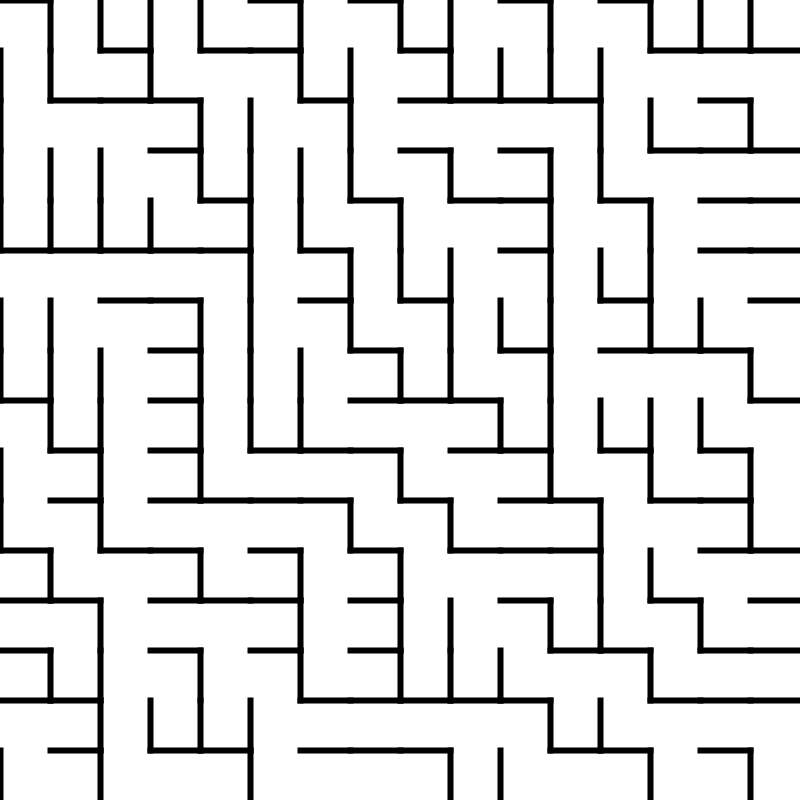
Frame 1 (no input)
Frame 60 (the mouse pressed at the canvas centre just before this capture): identical to frame 1, image omitted
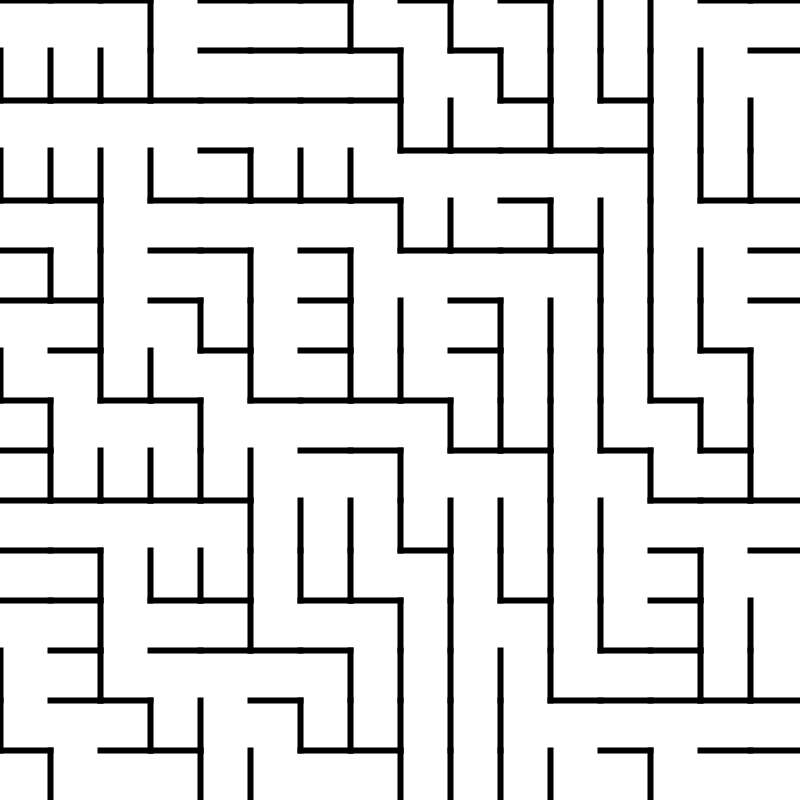
Frame 120 (the mouse held since frame 60 and released just before this capture)

The Processing sketch that drew these frames (run headless with seeded random() and noise(); from frame 60 on, the mouse is pressed at the canvas centre):

// Processing sketch: week04_alptugan_Truchet_Tiles_interactive_04
// ── week04_alptugan_Truchet_Tiles_interactive_04.pde
// Declare starting point of the lines
int xStart;
int yStart;
int xEnd;
int yEnd;

int tileSize;
int randomSeedVal;
// setup function runs once, when the program starts
void setup() {
  // set window position on screen
  surface.setLocation(0, 200);

  //Set window size
  size(800, 800);

  // set background color
  background(#ffffff);

  // Set the square tile size
  tileSize = 50;

  // Assign the values to the x and y
  xStart = 0;
  xEnd   = 50;
  yStart = 0;
  yEnd   = yStart;

  randomSeedVal = 10;
}


// Draw function runs until the program stops
void draw() {
  background(255);
  strokeWeight(6);
  strokeCap(PROJECT);

  randomSeed(randomSeedVal);
  // Draw 1st row
  for (int i = 0; i < width; i = i + tileSize) {
    for (int j = 0; j < height; j = j + tileSize) {
      // conditon to change line orientation
      
      float rnd = random(0, 1);

      if (rnd > 0.5) {
        // Draw horizontal line
        xStart = 0;
        xEnd   = 50;
        yStart = 0;
        yEnd   = yStart;
      } 
      else
      {
        // Draw vertical line 
        xStart = 0;
        xEnd   = 0;
        yStart = 0;
        yEnd   = 50;
      }

      line(xStart + i, 
        yStart + j, 
        xEnd + i, 
        yEnd + j);
    }
  }

}

void mousePressed() {
  randomSeedVal = millis();
}

// TODO: Challenge the following attributes,
//  whenever the user press mouse button;
// 1- Line color
// 2- Background color
// 3- The strokeSize
// 4- Size of the tiles
